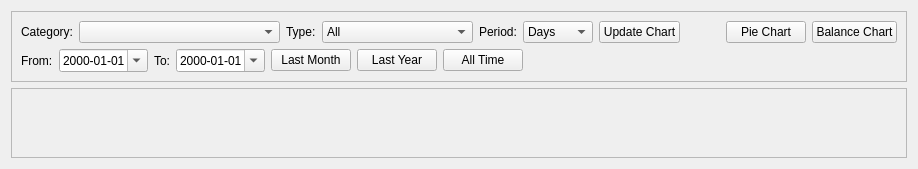
      <widget class="QWidget" name="tab_charts">
       <attribute name="title">
        <string>Charts</string>
       </attribute>
       <layout class="QVBoxLayout" name="verticalLayout_18">
        <item>
         <widget class="QFrame" name="frame_charts_controls">
          <property name="maximumSize">
           <size>
            <width>16777215</width>
            <height>120</height>
           </size>
          </property>
          <property name="frameShape">
           <enum>QFrame::StyledPanel</enum>
          </property>
          <property name="frameShadow">
           <enum>QFrame::Raised</enum>
          </property>
          <layout class="QVBoxLayout" name="verticalLayout_charts_controls">
           <item>
            <layout class="QHBoxLayout" name="horizontalLayout_charts_controls_1">
             <item>
              <widget class="QLabel" name="label_chart_category">
               <property name="text">
                <string>Category:</string>
               </property>
              </widget>
             </item>
             <item>
              <widget class="QComboBox" name="comboBox_chart_category">
               <property name="minimumSize">
                <size>
                 <width>201</width>
                 <height>0</height>
                </size>
               </property>
              </widget>
             </item>
             <item>
              <widget class="QLabel" name="label_chart_type">
               <property name="text">
                <string>Type:</string>
               </property>
              </widget>
             </item>
             <item>
              <widget class="QComboBox" name="comboBox_chart_type">
               <property name="minimumSize">
                <size>
                 <width>151</width>
                 <height>0</height>
                </size>
               </property>
               <item>
                <property name="text">
                 <string>All</string>
                </property>
               </item>
               <item>
                <property name="text">
                 <string>Income</string>
                </property>
               </item>
               <item>
                <property name="text">
                 <string>Expense</string>
                </property>
               </item>
              </widget>
             </item>
             <item>
              <widget class="QLabel" name="label_chart_period">
               <property name="text">
                <string>Period:</string>
               </property>
              </widget>
             </item>
             <item>
              <widget class="QComboBox" name="comboBox_chart_period">
               <item>
                <property name="text">
                 <string>Days</string>
                </property>
               </item>
               <item>
                <property name="text">
                 <string>Months</string>
                </property>
               </item>
               <item>
                <property name="text">
                 <string>Years</string>
                </property>
               </item>
              </widget>
             </item>
             <item>
              <widget class="QPushButton" name="pushButton_update_chart">
               <property name="text">
                <string>Update Chart</string>
               </property>
              </widget>
             </item>
             <item>
              <spacer name="horizontalSpacer_charts">
               <property name="orientation">
                <enum>Qt::Horizontal</enum>
               </property>
               <property name="sizeHint" stdset="0">
                <size>
                 <width>40</width>
                 <height>20</height>
                </size>
               </property>
              </spacer>
             </item>
             <item>
              <widget class="QPushButton" name="pushButton_pie_chart">
               <property name="text">
                <string>Pie Chart</string>
               </property>
              </widget>
             </item>
             <item>
              <widget class="QPushButton" name="pushButton_balance_chart">
               <property name="text">
                <string>Balance Chart</string>
               </property>
              </widget>
             </item>
            </layout>
           </item>
           <item>
            <layout class="QHBoxLayout" name="horizontalLayout_charts_controls_2">
             <item>
              <widget class="QLabel" name="label_chart_from">
               <property name="text">
                <string>From:</string>
               </property>
              </widget>
             </item>
             <item>
              <widget class="QDateEdit" name="dateEdit_chart_from">
               <property name="displayFormat">
                <string>yyyy-MM-dd</string>
               </property>
               <property name="calendarPopup">
                <bool>true</bool>
               </property>
              </widget>
             </item>
             <item>
              <widget class="QLabel" name="label_chart_to">
               <property name="text">
                <string>To:</string>
               </property>
              </widget>
             </item>
             <item>
              <widget class="QDateEdit" name="dateEdit_chart_to">
               <property name="displayFormat">
                <string>yyyy-MM-dd</string>
               </property>
               <property name="calendarPopup">
                <bool>true</bool>
               </property>
              </widget>
             </item>
             <item>
              <widget class="QPushButton" name="pushButton_chart_last_month">
               <property name="text">
                <string>Last Month</string>
               </property>
              </widget>
             </item>
             <item>
              <widget class="QPushButton" name="pushButton_chart_last_year">
               <property name="text">
                <string>Last Year</string>
               </property>
              </widget>
             </item>
             <item>
              <widget class="QPushButton" name="pushButton_chart_all_time">
               <property name="text">
                <string>All Time</string>
               </property>
              </widget>
             </item>
             <item>
              <spacer name="horizontalSpacer_charts_2">
               <property name="orientation">
                <enum>Qt::Horizontal</enum>
               </property>
               <property name="sizeHint" stdset="0">
                <size>
                 <width>40</width>
                 <height>20</height>
                </size>
               </property>
              </spacer>
             </item>
            </layout>
           </item>
          </layout>
         </widget>
        </item>
        <item>
         <widget class="QScrollArea" name="scrollArea_charts">
          <property name="widgetResizable">
           <bool>true</bool>
          </property>
          <widget class="QWidget" name="scrollAreaWidgetContents_charts">
           <property name="geometry">
            <rect>
             <x>0</x>
             <y>0</y>
             <width>1969</width>
             <height>745</height>
            </rect>
           </property>
           <layout class="QVBoxLayout" name="verticalLayout_charts_content"/>
          </widget>
         </widget>
        </item>
       </layout>
      </widget>
